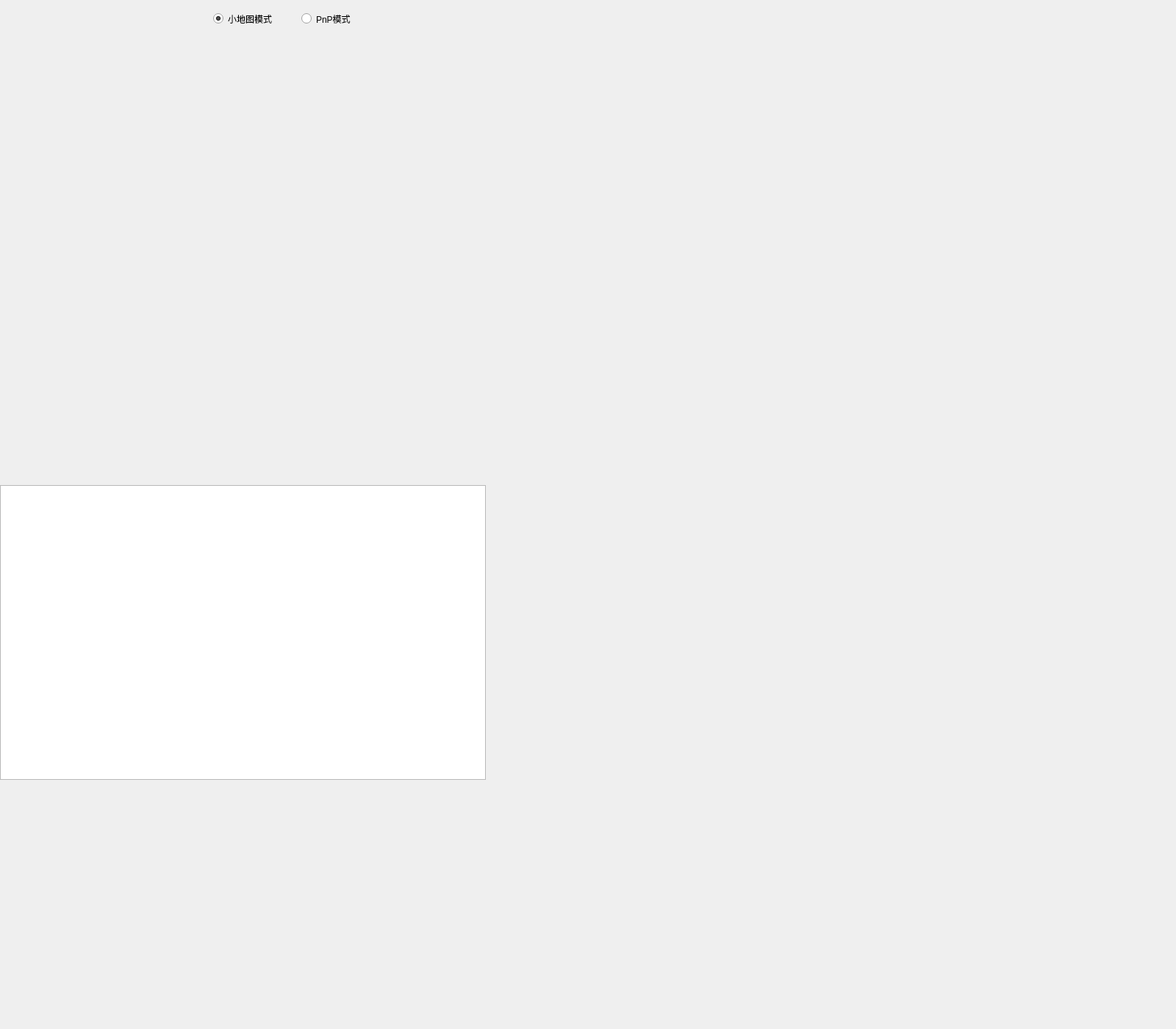
<?xml version="1.0" encoding="UTF-8"?>
<ui version="4.0">
 <class>radarStation</class>
 <widget class="QMainWindow" name="radarStation">
  <property name="geometry">
   <rect>
    <x>0</x>
    <y>0</y>
    <width>1600</width>
    <height>1400</height>
   </rect>
  </property>
  <property name="windowTitle">
   <string>radarStation</string>
  </property>
  <widget class="QWidget" name="centralwidget">
   <property name="autoFillBackground">
    <bool>false</bool>
   </property>
   <widget class="QStackedWidget" name="allWidget">
    <property name="geometry">
     <rect>
      <x>0</x>
      <y>0</y>
      <width>1600</width>
      <height>1400</height>
     </rect>
    </property>
    <property name="currentIndex">
     <number>0</number>
    </property>
    <widget class="QWidget" name="mapWidget">
     <widget class="QLabel" name="closeImg">
      <property name="enabled">
       <bool>true</bool>
      </property>
      <property name="geometry">
       <rect>
        <x>1070</x>
        <y>40</y>
        <width>391</width>
        <height>321</height>
       </rect>
      </property>
      <property name="autoFillBackground">
       <bool>true</bool>
      </property>
      <property name="text">
       <string/>
      </property>
      <property name="pixmap">
       <pixmap>C:/Users/zyb/Pictures/Saved Pictures/mylearnlow1.jpg</pixmap>
      </property>
      <property name="scaledContents">
       <bool>true</bool>
      </property>
     </widget>
     <widget class="smallMap" name="map">
      <property name="geometry">
       <rect>
        <x>-10</x>
        <y>40</y>
        <width>1041</width>
        <height>611</height>
       </rect>
      </property>
      <property name="autoFillBackground">
       <bool>true</bool>
      </property>
      <property name="text">
       <string/>
      </property>
      <property name="pixmap">
       <pixmap>:/map/C:/Users/zyb/Desktop/Robotmaster/pitures/map.png</pixmap>
      </property>
      <property name="scaledContents">
       <bool>true</bool>
      </property>
      <property name="wordWrap">
       <bool>false</bool>
      </property>
     </widget>
     <widget class="QPlainTextEdit" name="mapMessage">
      <property name="geometry">
       <rect>
        <x>0</x>
        <y>660</y>
        <width>661</width>
        <height>401</height>
       </rect>
      </property>
      <property name="lineWrapMode">
       <enum>QPlainTextEdit::WidgetWidth</enum>
      </property>
      <property name="readOnly">
       <bool>true</bool>
      </property>
      <property name="overwriteMode">
       <bool>false</bool>
      </property>
     </widget>
     <widget class="QLabel" name="closeDepth">
      <property name="geometry">
       <rect>
        <x>1070</x>
        <y>360</y>
        <width>391</width>
        <height>321</height>
       </rect>
      </property>
      <property name="autoFillBackground">
       <bool>true</bool>
      </property>
      <property name="text">
       <string/>
      </property>
      <property name="pixmap">
       <pixmap>:/map/C:/Users/zyb/Desktop/Robotmaster/pitures/map.png</pixmap>
      </property>
      <property name="scaledContents">
       <bool>true</bool>
      </property>
     </widget>
     <widget class="QLabel" name="farImg">
      <property name="geometry">
       <rect>
        <x>1070</x>
        <y>690</y>
        <width>391</width>
        <height>321</height>
       </rect>
      </property>
      <property name="autoFillBackground">
       <bool>true</bool>
      </property>
      <property name="text">
       <string/>
      </property>
      <property name="pixmap">
       <pixmap>:/map/C:/Users/zyb/Desktop/Robotmaster/pitures/map.png</pixmap>
      </property>
      <property name="scaledContents">
       <bool>true</bool>
      </property>
     </widget>
     <widget class="QLabel" name="farDepth">
      <property name="geometry">
       <rect>
        <x>670</x>
        <y>690</y>
        <width>391</width>
        <height>321</height>
       </rect>
      </property>
      <property name="autoFillBackground">
       <bool>true</bool>
      </property>
      <property name="text">
       <string/>
      </property>
      <property name="scaledContents">
       <bool>true</bool>
      </property>
     </widget>
     <widget class="QRadioButton" name="mapMode">
      <property name="geometry">
       <rect>
        <x>290</x>
        <y>0</y>
        <width>141</width>
        <height>51</height>
       </rect>
      </property>
      <property name="text">
       <string>小地图模式</string>
      </property>
      <property name="checkable">
       <bool>true</bool>
      </property>
      <property name="checked">
       <bool>true</bool>
      </property>
      <property name="autoRepeat">
       <bool>false</bool>
      </property>
     </widget>
     <widget class="QRadioButton" name="pnpMode">
      <property name="geometry">
       <rect>
        <x>410</x>
        <y>0</y>
        <width>101</width>
        <height>51</height>
       </rect>
      </property>
      <property name="text">
       <string>PnP模式</string>
      </property>
      <property name="checked">
       <bool>false</bool>
      </property>
     </widget>
     <zorder>closeDepth</zorder>
     <zorder>mapMessage</zorder>
     <zorder>map</zorder>
     <zorder>closeImg</zorder>
     <zorder>farImg</zorder>
     <zorder>farDepth</zorder>
     <zorder>mapMode</zorder>
     <zorder>pnpMode</zorder>
    </widget>
    <widget class="pnpWidget" name="solvePnpWidget"/>
   </widget>
  </widget>
 </widget>
 <customwidgets>
  <customwidget>
   <class>smallMap</class>
   <extends>QLabel</extends>
   <header location="global">smallmap.h</header>
  </customwidget>
  <customwidget>
   <class>pnpWidget</class>
   <extends>QWidget</extends>
   <header location="global">pnpwidget.h</header>
   <container>1</container>
  </customwidget>
 </customwidgets>
 <resources>
  <include location="radarImage.qrc"/>
 </resources>
 <connections/>
</ui>
